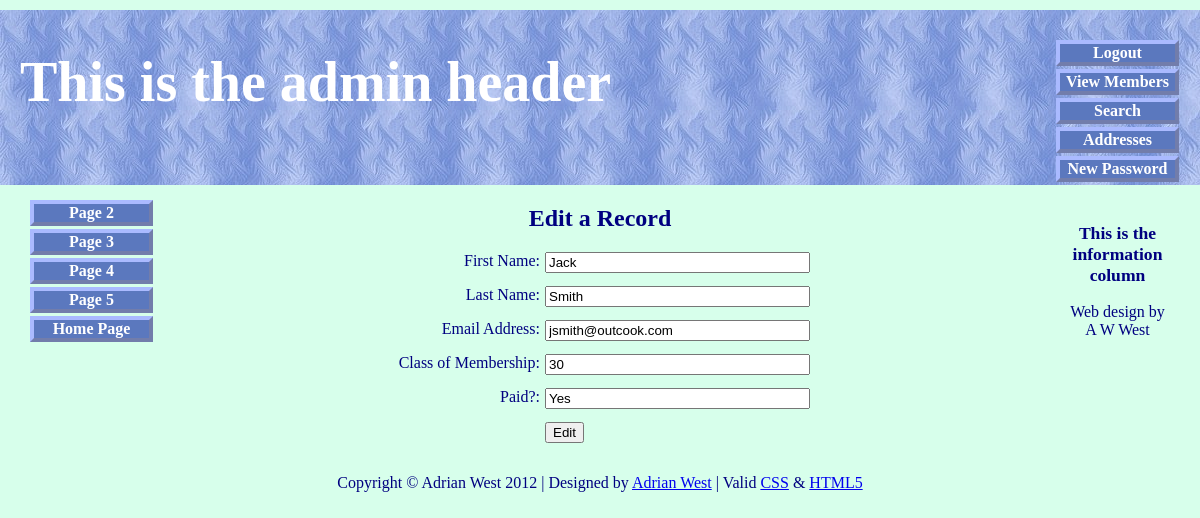
/edit_record.php?id=1 (signed in), run on the app's committed database.
### tables this page shows
CREATE TABLE IF NOT EXISTS `users` (
  `user_id` mediumint(6) unsigned NOT NULL AUTO_INCREMENT,
  `title` char(10) NOT NULL,
  `fname` varchar(30) NOT NULL,
  `lname` varchar(40) NOT NULL,
  `email` varchar(50) NOT NULL,
  `psword` char(40) NOT NULL,
  `uname` char(12) NOT NULL,
  `registration_date` datetime NOT NULL,
  `class` char(20) NOT NULL,
  `user_level` tinyint(2) unsigned NOT NULL,
  `addr1` varchar(50) NOT NULL,
  `addr2` varchar(50) DEFAULT NULL,
  `city` varchar(50) NOT NULL,
  `county` char(25) NOT NULL,
  `pcode` char(10) NOT NULL,
  `phone` char(15) DEFAULT NULL,
  `paid` enum('No','Yes') NOT NULL,
  PRIMARY KEY (`user_id`)
);

### edit_record.php (the view, shortened to what this page needs)
<!doctype html>
<html lang=en>
<head>
<link rel="stylesheet" type="text/css" href="includes.css">
</head>
<body>
<div id="container">
<?php include("includes/header-admin.php"); ?>
<?php include("includes/nav.php"); ?>
<?php include("includes/info-col.php"); ?>
<div id="content">
<h2>Edit a Record</h2>
<?php
if ( (isset($_GET['id'])) && (is_numeric($_GET['id'])) ) {
	$id = $_GET['id'];
} elseif ( (isset($_POST['id'])) && (is_numeric($_POST['id'])) ) {
	$id = $_POST['id'];
} else {
	echo '<p class="error">This page has been accessed in error.</p>';
	include ('footer.php');
	exit();
}
require ('mysqli_connect.php');
$q = "SELECT fname, lname, email, class, paid FROM users WHERE user_id=$id";
$result = @mysqli_query ($dbcon, $q);
if (mysqli_num_rows($result) == 1) {
	$row = mysqli_fetch_array ($result, MYSQLI_NUM);
	echo '<form action="edit_record.php" method="post">
<p><label class="label" for="fname">First Name:</label><input class="fl-left" id="fname" type="text" name="fname" size="30" maxlength="30" value="' . $row[0] . '"></p>
<br><p><label class="label" for="lname">Last Name:</label><input class="fl-left" type="text" name="lname" size="30" maxlength="40" value="' . $row[1] . '"></p>
<br><p><label class="label" for="email">Email Address:</label><input class="fl-left" type="text" name="email" size="30" maxlength="50" value="' . $row[2] . '"></p>
<br><p><label class="label" for="class">Class of Membership:</label><input class="fl-left" type="text" name="class" size="30" maxlength="50" value="' . $row[3] . '"></p>
<br><p><label class="label" for="paid">Paid?:</label><input class="fl-left" type="text" name="paid" size="30" maxlength="50" value="' . $row[4] . '"></p>
<p>&nbsp;<p><input id="submit" type="submit" name="submit" value="Edit"></p>
<br><input type="hidden" name="id" value="' . $id . '" />
</form>';
} else {
	echo '<p class="error">This page has been accessed by an unauthorized person.</p>';
}
include ('includes/footer.php');
?>
</div>
</div>
</body>
</html>

### includes.css (style rules this page uses)
h2 { font-size:150%; color:navy; text-align:center; }
#container { position:relative; min-width:960px; max-width:1200px; margin:auto; text-align:left; }
#content { margin-left:150px; margin-right:150px; }
form { margin-left:180px; }
.label { float:left; width:210px; text-align:right; clear:left; margin-right:5px; }
#submit { margin-left:215px; text-align:center; }

### edit_record.php (style rules this page uses)
p { text-align:center; }
input.fl-left { float:left; }
#submit { float:left; }

### data on the page
users: fname "Jack", lname "Smith", email "jsmith@outcook.com", class "30", paid "Yes"
